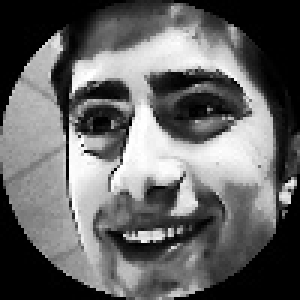
#> input picture Face_Recognition_python/face_recognition_system/people/avi/1.jpg, 100 x 100 px (shown 3 times larger)
$ python -i operations.py   (imports and definitions only)
#> lines starting #> are read from the running program, lines starting #| are printed output that depends on the picture
""" This module contains functions to manipulate images. Sush as:
- cut_face
- cut_face_ellipse
- normalize_intensity
- resize
"""

import numpy as np
import cv2

#!/usr/bin/env python
# operations.py

def resize(images, size=(100, 100)):
    """ Function to resize the number of pixels in an image.

    To achieve a standarized pixel number accros different images, it is
    desirable to make every picture of the same pixel size. By using an OpenCV
    method we increase or reduce the number of pixels accordingly.

    :param image: image to be resized.
    :param size: desired size for the output image
    :type image: numpy array of 2 or three dimensions
    :type size: tuple containing the size
    :return: the image with the acoordingly pixel size
    :rtype: numpy array of 2 dimensions
    """
    images_norm = []
    for image in images:
        is_color = len(image.shape) == 3
        if is_color:
            image = cv2.cvtColor(image, cv2.COLOR_BGR2GRAY)
        # using different OpenCV method if enlarging or shrinking
        if image.shape < size:
            image_norm = cv2.resize(image, size, interpolation=cv2.INTER_AREA)
        else:
            image_norm = cv2.resize(image, size, interpolation=cv2.INTER_CUBIC)
        images_norm.append(image_norm)

    return images_norm


# [99 lines left out: functions normalize_intensity, cut_face_rectangle, cut_face_ellipse, draw_face_rectangle, draw_face_ellipse, not called in this run]

>>> import cv2
>>> picture = cv2.imread('people/avi/1.jpg')
#> picture is the input picture: shape (100, 100, 3); min 0, max 255, mean 101.1
>>> result = resize(picture)
#> the loop in resize, `for image in images:` made 100 passes
#> pass 1, in resize, `image_norm = cv2.resize(image, size, interpolation=cv2.INTER_AREA)`:
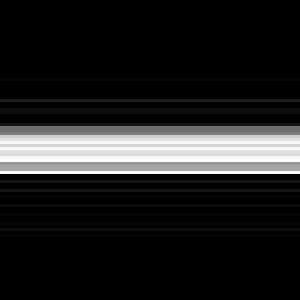
#> image_norm: shape (100, 100) (shown 3 times larger); min 0, max 37, mean 4.9; drawn with min black and max white
#> pass 2, in resize, `image_norm = cv2.resize(image, size, interpolation=cv2.INTER_AREA)`:
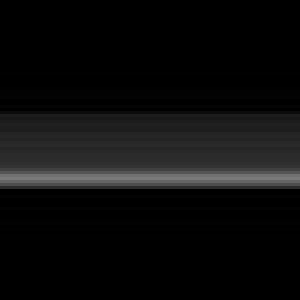
#> image_norm: shape (100, 100) (shown 3 times larger); min 0, max 121, mean 13
#> pass 3, in resize, `image_norm = cv2.resize(image, size, interpolation=cv2.INTER_AREA)`:
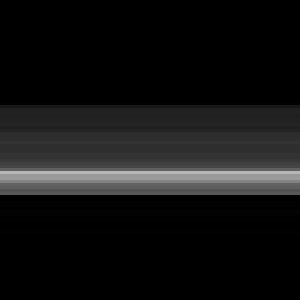
#> image_norm: shape (100, 100) (shown 3 times larger); min 0, max 183, mean 20.1
#> after the loop in resize, `for image in images:`: images_norm = 100 items
#> result = 100 items

$ run again, on Face_Recognition_python/face_recognition_system/people/avi/10.jpg
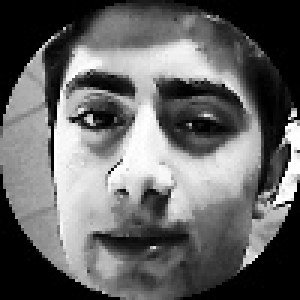
#> input picture Face_Recognition_python/face_recognition_system/people/avi/10.jpg, 100 x 100 px (shown 3 times larger)
#> picture is the input picture: shape (100, 100, 3); min 0, max 255, mean 101.7
#> the loop in resize, `for image in images:` made 100 passes
#> pass 1, in resize, `image_norm = cv2.resize(image, size, interpolation=cv2.INTER_AREA)`:
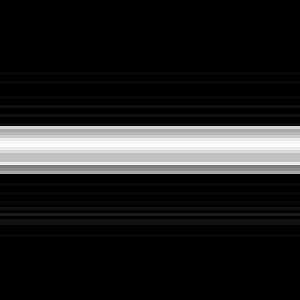
#> image_norm: shape (100, 100) (shown 3 times larger); min 0, max 29, mean 3.9; drawn with min black and max white
#> pass 3, in resize, `image_norm = cv2.resize(image, size, interpolation=cv2.INTER_AREA)`:
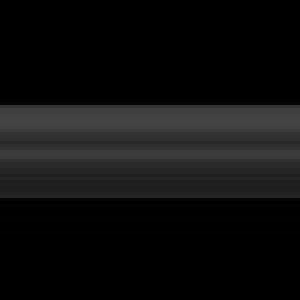
#> image_norm: shape (100, 100) (shown 3 times larger); min 0, max 68, mean 15.2
#> after the loop in resize, `for image in images:`: images_norm = 100 items
